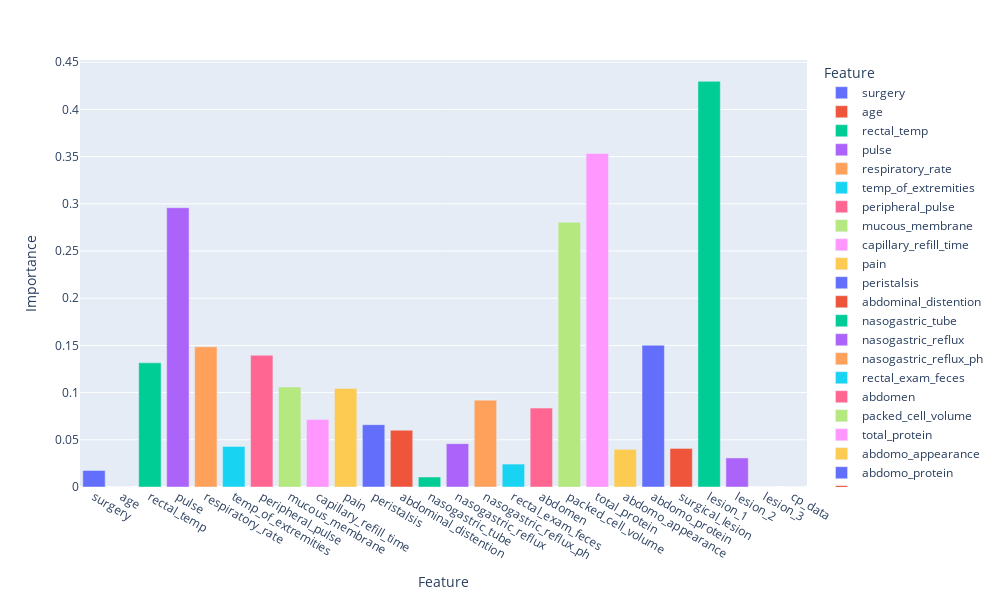

The notebook cell this image was saved under:
### Code cell
x = df.drop(['outcome', 'hospital_number'],axis=1)
y = df['outcome']
from sklearn.feature_selection import mutual_info_classif
mutual_info = mutual_info_classif(x,y, random_state = 42)
feature_importance = pd.DataFrame({'Feature':x.columns, 'Importance':mutual_info})
feature_importance.sort_values('Importance')
fig = px.bar(feature_importance, x = 'Feature', y='Importance',color= 'Feature')
fig.update_layout(height= 600, width=1000)
fig.show()

### Figure 1 — Plotly figure (JSON) as saved in the notebook; plotly's stock layout.template omitted (floating-point values rounded to 4 significant figures)
{"data": [{"alignmentgroup": "True", "hovertemplate": "Feature=%{x}<br>Importance=%{y}<extra></extra>", "legendgroup": "surgery", "marker": {"color": "#636efa", "pattern": {"shape": ""}}, "name": "surgery", "offsetgroup": "surgery", "orientation": "v", "showlegend": true, "textposition": "auto", "type": "bar", "x": ["surgery"], "xaxis": "x", "y": [0.0175], "yaxis": "y"}, {"alignmentgroup": "True", "hovertemplate": "Feature=%{x}<br>Importance=%{y}<extra></extra>", "legendgroup": "age", "marker": {"color": "#EF553B", "pattern": {"shape": ""}}, "name": "age", "offsetgroup": "age", "orientation": "v", "showlegend": true, "textposition": "auto", "type": "bar", "x": ["age"], "xaxis": "x", "y": [0], "yaxis": "y"}, {"alignmentgroup": "True", "hovertemplate": "Feature=%{x}<br>Importance=%{y}<extra></extra>", "legendgroup": "rectal_temp", "marker": {"color": "#00cc96", "pattern": {"shape": ""}}, "name": "rectal_temp", "offsetgroup": "rectal_temp", "orientation": "v", "showlegend": true, "textposition": "auto", "type": "bar", "x": ["rectal_temp"], "xaxis": "x", "y": [0.1316], "yaxis": "y"}, {"alignmentgroup": "True", "hovertemplate": "Feature=%{x}<br>Importance=%{y}<extra></extra>", "legendgroup": "pulse", "marker": {"color": "#ab63fa", "pattern": {"shape": ""}}, "name": "pulse", "offsetgroup": "pulse", "orientation": "v", "showlegend": true, "textposition": "auto", "type": "bar", "x": ["pulse"], "xaxis": "x", "y": [0.2959], "yaxis": "y"}, {"alignmentgroup": "True", "hovertemplate": "Feature=%{x}<br>Importance=%{y}<extra></extra>", "legendgroup": "respiratory_rate", "marker": {"color": "#FFA15A", "pattern": {"shape": ""}}, "name": "respiratory_rate", "offsetgroup": "respiratory_rate", "orientation": "v", "showlegend": true, "textposition": "auto", "type": "bar", "x": ["respiratory_rate"], "xaxis": "x", "y": [0.1485], "yaxis": "y"}, {"alignmentgroup": "True", "hovertemplate": "Feature=%{x}<br>Importance=%{y}<extra></extra>", "legendgroup": "temp_of_extremities", "marker": {"color": "#19d3f3", "pattern": {"shape": ""}}, "name": "temp_of_extremities", "offsetgroup": "temp_of_extremities", "orientation": "v", "showlegend": true, "textposition": "auto", "type": "bar", "x": ["temp_of_extremities"], "xaxis": "x", "y": [0.04293], "yaxis": "y"}, {"alignmentgroup": "True", "hovertemplate": "Feature=%{x}<br>Importance=%{y}<extra></extra>", "legendgroup": "peripheral_pulse", "marker": {"color": "#FF6692", "pattern": {"shape": ""}}, "name": "peripheral_pulse", "offsetgroup": "peripheral_pulse", "orientation": "v", "showlegend": true, "textposition": "auto", "type": "bar", "x": ["peripheral_pulse"], "xaxis": "x", "y": [0.1397], "yaxis": "y"}, {"alignmentgroup": "True", "hovertemplate": "Feature=%{x}<br>Importance=%{y}<extra></extra>", "legendgroup": "mucous_membrane", "marker": {"color": "#B6E880", "pattern": {"shape": ""}}, "name": "mucous_membrane", "offsetgroup": "mucous_membrane", "orientation": "v", "showlegend": true, "textposition": "auto", "type": "bar", "x": ["mucous_membrane"], "xaxis": "x", "y": [0.106], "yaxis": "y"}, {"alignmentgroup": "True", "hovertemplate": "Feature=%{x}<br>Importance=%{y}<extra></extra>", "legendgroup": "capillary_refill_time", "marker": {"color": "#FF97FF", "pattern": {"shape": ""}}, "name": "capillary_refill_time", "offsetgroup": "capillary_refill_time", "orientation": "v", "showlegend": true, "textposition": "auto", "type": "bar", "x": ["capillary_refill_time"], "xaxis": "x", "y": [0.07155], "yaxis": "y"}, {"alignmentgroup": "True", "hovertemplate": "Feature=%{x}<br>Importance=%{y}<extra></extra>", "legendgroup": "pain", "marker": {"color": "#FECB52", "pattern": {"shape": ""}}, "name": "pain", "offsetgroup": "pain", "orientation": "v", "showlegend": true, "textposition": "auto", "type": "bar", "x": ["pain"], "xaxis": "x", "y": [0.1044], "yaxis": "y"}, {"alignmentgroup": "True", "hovertemplate": "Feature=%{x}<br>Importance=%{y}<extra></extra>", "legendgroup": "peristalsis", "marker": {"color": "#636efa", "pattern": {"shape": ""}}, "name": "peristalsis", "offsetgroup": "peristalsis", "orientation": "v", "showlegend": true, "textposition": "auto", "type": "bar", "x": ["peristalsis"], "xaxis": "x", "y": [0.06602], "yaxis": "y"}, {"alignmentgroup": "True", "hovertemplate": "Feature=%{x}<br>Importance=%{y}<extra></extra>", "legendgroup": "abdominal_distention", "marker": {"color": "#EF553B", "pattern": {"shape": ""}}, "name": "abdominal_distention", "offsetgroup": "abdominal_distention", "orientation": "v", "showlegend": true, "textposition": "auto", "type": "bar", "x": ["abdominal_distention"], "xaxis": "x", "y": [0.06015], "yaxis": "y"}, {"alignmentgroup": "True", "hovertemplate": "Feature=%{x}<br>Importance=%{y}<extra></extra>", "legendgroup": "nasogastric_tube", "marker": {"color": "#00cc96", "pattern": {"shape": ""}}, "name": "nasogastric_tube", "offsetgroup": "nasogastric_tube", "orientation": "v", "showlegend": true, "textposition": "auto", "type": "bar", "x": ["nasogastric_tube"], "xaxis": "x", "y": [0.01058], "yaxis": "y"}, {"alignmentgroup": "True", "hovertemplate": "Feature=%{x}<br>Importance=%{y}<extra></extra>", "legendgroup": "nasogastric_reflux", "marker": {"color": "#ab63fa", "pattern": {"shape": ""}}, "name": "nasogastric_reflux", "offsetgroup": "nasogastric_reflux", "orientation": "v", "showlegend": true, "textposition": "auto", "type": "bar", "x": ["nasogastric_reflux"], "xaxis": "x", "y": [0.04595], "yaxis": "y"}, {"alignmentgroup": "True", "hovertemplate": "Feature=%{x}<br>Importance=%{y}<extra></extra>", "legendgroup": "nasogastric_reflux_ph", "marker": {"color": "#FFA15A", "pattern": {"shape": ""}}, "name": "nasogastric_reflux_ph", "offsetgroup": "nasogastric_reflux_ph", "orientation": "v", "showlegend": true, "textposition": "auto", "type": "bar", "x": ["nasogastric_reflux_ph"], "xaxis": "x", "y": [0.09203], "yaxis": "y"}, {"alignmentgroup": "True", "hovertemplate": "Feature=%{x}<br>Importance=%{y}<extra></extra>", "legendgroup": "rectal_exam_feces", "marker": {"color": "#19d3f3", "pattern": {"shape": ""}}, "name": "rectal_exam_feces", "offsetgroup": "rectal_exam_feces", "orientation": "v", "showlegend": true, "textposition": "auto", "type": "bar", "x": ["rectal_exam_feces"], "xaxis": "x", "y": [0.02429], "yaxis": "y"}, {"alignmentgroup": "True", "hovertemplate": "Feature=%{x}<br>Importance=%{y}<extra></extra>", "legendgroup": "abdomen", "marker": {"color": "#FF6692", "pattern": {"shape": ""}}, "name": "abdomen", "offsetgroup": "abdomen", "orientation": "v", "showlegend": true, "textposition": "auto", "type": "bar", "x": ["abdomen"], "xaxis": "x", "y": [0.08359], "yaxis": "y"}, {"alignmentgroup": "True", "hovertemplate": "Feature=%{x}<br>Importance=%{y}<extra></extra>", "legendgroup": "packed_cell_volume", "marker": {"color": "#B6E880", "pattern": {"shape": ""}}, "name": "packed_cell_volume", "offsetgroup": "packed_cell_volume", "orientation": "v", "showlegend": true, "textposition": "auto", "type": "bar", "x": ["packed_cell_volume"], "xaxis": "x", "y": [0.2805], "yaxis": "y"}, {"alignmentgroup": "True", "hovertemplate": "Feature=%{x}<br>Importance=%{y}<extra></extra>", "legendgroup": "total_protein", "marker": {"color": "#FF97FF", "pattern": {"shape": ""}}, "name": "total_protein", "offsetgroup": "total_protein", "orientation": "v", "showlegend": true, "textposition": "auto", "type": "bar", "x": ["total_protein"], "xaxis": "x", "y": [0.3533], "yaxis": "y"}, {"alignmentgroup": "True", "hovertemplate": "Feature=%{x}<br>Importance=%{y}<extra></extra>", "legendgroup": "abdomo_appearance", "marker": {"color": "#FECB52", "pattern": {"shape": ""}}, "name": "abdomo_appearance", "offsetgroup": "abdomo_appearance", "orientation": "v", "showlegend": true, "textposition": "auto", "type": "bar", "x": ["abdomo_appearance"], "xaxis": "x", "y": [0.03988], "yaxis": "y"}, {"alignmentgroup": "True", "hovertemplate": "Feature=%{x}<br>Importance=%{y}<extra></extra>", "legendgroup": "abdomo_protein", "marker": {"color": "#636efa", "pattern": {"shape": ""}}, "name": "abdomo_protein", "offsetgroup": "abdomo_protein", "orientation": "v", "showlegend": true, "textposition": "auto", "type": "bar", "x": ["abdomo_protein"], "xaxis": "x", "y": [0.1502], "yaxis": "y"}, {"alignmentgroup": "True", "hovertemplate": "Feature=%{x}<br>Importance=%{y}<extra></extra>", "legendgroup": "surgical_lesion", "marker": {"color": "#EF553B", "pattern": {"shape": ""}}, "name": "surgical_lesion", "offsetgroup": "surgical_lesion", "orientation": "v", "showlegend": true, "textposition": "auto", "type": "bar", "x": ["surgical_lesion"], "xaxis": "x", "y": [0.04087], "yaxis": "y"}, {"alignmentgroup": "True", "hovertemplate": "Feature=%{x}<br>Importance=%{y}<extra></extra>", "legendgroup": "lesion_1", "marker": {"color": "#00cc96", "pattern": {"shape": ""}}, "name": "lesion_1", "offsetgroup": "lesion_1", "orientation": "v", "showlegend": true, "textposition": "auto", "type": "bar", "x": ["lesion_1"], "xaxis": "x", "y": [0.4298], "yaxis": "y"}, {"alignmentgroup": "True", "hovertemplate": "Feature=%{x}<br>Importance=%{y}<extra></extra>", "legendgroup": "lesion_2", "marker": {"color": "#ab63fa", "pattern": {"shape": ""}}, "name": "lesion_2", "offsetgroup": "lesion_2", "orientation": "v", "showlegend": true, "textposition": "auto", "type": "bar", "x": ["lesion_2"], "xaxis": "x", "y": [0.03078], "yaxis": "y"}, {"alignmentgroup": "True", "hovertemplate": "Feature=%{x}<br>Importance=%{y}<extra></extra>", "legendgroup": "lesion_3", "marker": {"color": "#FFA15A", "pattern": {"shape": ""}}, "name": "lesion_3", "offsetgroup": "lesion_3", "orientation": "v", "showlegend": true, "textposition": "auto", "type": "bar", "x": ["lesion_3"], "xaxis": "x", "y": [0], "yaxis": "y"}, {"alignmentgroup": "True", "hovertemplate": "Feature=%{x}<br>Importance=%{y}<extra></extra>", "legendgroup": "cp_data", "marker": {"color": "#19d3f3", "pattern": {"shape": ""}}, "name": "cp_data", "offsetgroup": "cp_data", "orientation": "v", "showlegend": true, "textposition": "auto", "type": "bar", "x": ["cp_data"], "xaxis": "x", "y": [0], "yaxis": "y"}], "layout": {"barmode": "relative", "height": 600, "legend": {"title": {"text": "Feature"}, "tracegroupgap": 0}, "margin": {"t": 60}, "width": 1000, "xaxis": {"anchor": "y", "categoryarray": ["surgery", "age", "rectal_temp", "pulse", "respiratory_rate", "temp_of_extremities", "peripheral_pulse", "mucous_membrane", "capillary_refill_time", "pain", "peristalsis", "abdominal_distention", "nasogastric_tube", "nasogastric_reflux", "nasogastric_reflux_ph", "rectal_exam_feces", "abdomen", "packed_cell_volume", "total_protein", "abdomo_appearance", "abdomo_protein", "surgical_lesion", "lesion_1", "lesion_2", "lesion_3", "cp_data"], "categoryorder": "array", "domain": [0, 1], "title": {"text": "Feature"}}, "yaxis": {"anchor": "x", "domain": [0, 1], "title": {"text": "Importance"}}}}
